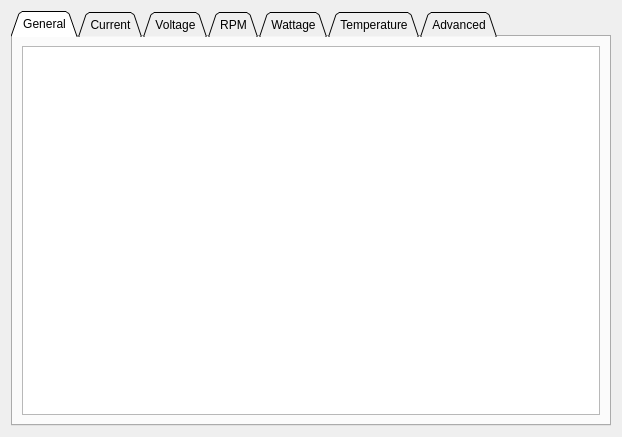
<?xml version="1.0" encoding="UTF-8"?>
<ui version="4.0">
 <class>PageMotor</class>
 <widget class="QWidget" name="PageMotor">
  <property name="geometry">
   <rect>
    <x>0</x>
    <y>0</y>
    <width>622</width>
    <height>437</height>
   </rect>
  </property>
  <property name="windowTitle">
   <string>Form</string>
  </property>
  <layout class="QVBoxLayout" name="verticalLayout">
   <item>
    <widget class="QTabWidget" name="tabWidget">
     <property name="tabShape">
      <enum>QTabWidget::Triangular</enum>
     </property>
     <property name="currentIndex">
      <number>0</number>
     </property>
     <widget class="QWidget" name="tab">
      <attribute name="title">
       <string>General</string>
      </attribute>
      <layout class="QVBoxLayout" name="verticalLayout_2">
       <item>
        <widget class="ParamTable" name="motorTab"/>
       </item>
      </layout>
     </widget>
     <widget class="QWidget" name="tab_2">
      <attribute name="title">
       <string>Current</string>
      </attribute>
      <layout class="QVBoxLayout" name="verticalLayout_3">
       <item>
        <widget class="ParamTable" name="currentTab"/>
       </item>
      </layout>
     </widget>
     <widget class="QWidget" name="tab_3">
      <attribute name="title">
       <string>Voltage</string>
      </attribute>
      <layout class="QVBoxLayout" name="verticalLayout_4">
       <item>
        <widget class="ParamTable" name="voltageTab"/>
       </item>
       <item>
        <widget class="BatteryCalculator" name="batteryCalc" native="true"/>
       </item>
      </layout>
     </widget>
     <widget class="QWidget" name="tab_6">
      <attribute name="title">
       <string>RPM</string>
      </attribute>
      <layout class="QVBoxLayout" name="verticalLayout_7">
       <item>
        <widget class="ParamTable" name="rpmTab"/>
       </item>
      </layout>
     </widget>
     <widget class="QWidget" name="tab_7">
      <attribute name="title">
       <string>Wattage</string>
      </attribute>
      <layout class="QVBoxLayout" name="verticalLayout_8">
       <item>
        <widget class="ParamTable" name="wattageTab"/>
       </item>
      </layout>
     </widget>
     <widget class="QWidget" name="tab_4">
      <attribute name="title">
       <string>Temperature</string>
      </attribute>
      <layout class="QVBoxLayout" name="verticalLayout_5">
       <item>
        <widget class="ParamTable" name="tempTab"/>
       </item>
      </layout>
     </widget>
     <widget class="QWidget" name="tab_5">
      <attribute name="title">
       <string>Advanced</string>
      </attribute>
      <layout class="QVBoxLayout" name="verticalLayout_6">
       <item>
        <widget class="ParamTable" name="advancedTab"/>
       </item>
      </layout>
     </widget>
    </widget>
   </item>
  </layout>
 </widget>
 <customwidgets>
  <customwidget>
   <class>ParamTable</class>
   <extends>QTableWidget</extends>
   <header>widgets/paramtable.h</header>
  </customwidget>
  <customwidget>
   <class>BatteryCalculator</class>
   <extends>QWidget</extends>
   <header>widgets/batterycalculator.h</header>
   <container>1</container>
  </customwidget>
 </customwidgets>
 <resources/>
 <connections/>
</ui>
